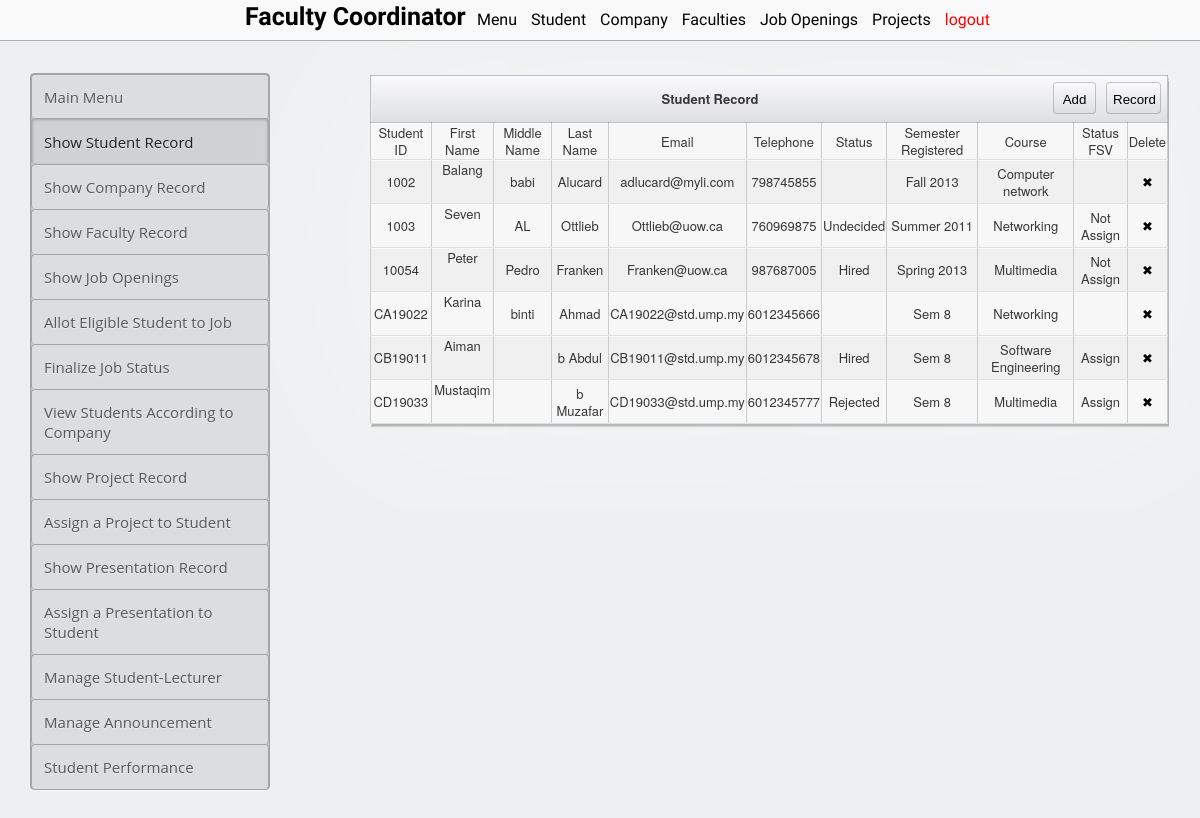
Page /coordinator/show_student.php on the committed database.
### tables this page shows
CREATE TABLE `student_details` (
  `STUDENT_ID` varchar(14) NOT NULL DEFAULT '',
  `FIRST_NAME` char(50) DEFAULT NULL,
  `MIDDLE_NAME` char(50) DEFAULT NULL,
  `LAST_NAME` char(50) DEFAULT NULL,
  `EMAIL` varchar(255) DEFAULT NULL,
  `TELEPHONE` varchar(11) DEFAULT NULL,
  `STATUS` varchar(20) DEFAULT NULL,
  `SEM_REG` varchar(50) DEFAULT NULL,
  `COURSE` varchar(50) DEFAULT NULL,
  `STATUS_FSV` varchar(20) DEFAULT NULL
);

### coordinator/show_student.php (the view, shortened to what this page needs)
<?php
echo "
<!DOCTYPE html>
<html lang='en'>
<head>
    <link rel='stylesheet' href='../style_admin.css'>
    <link rel='stylesheet' href='../table.css'>
</head>
<body>
  <nav id='nav'>
    <ul>
        <div id='logo'>
            <b>Faculty Coordinator</b>
        </div>
        <li><a href='coordinator.php'>Menu</a></li>
        <li><a href='show_student.php'>Student </a></li>
        <li><a href='show_company.php'>Company</a></li>
        <li><a href='show_faculty.php'>Faculties</a></li>
        <li><a href='job_opening_show.php'>Job Openings</a></li>
        <li><a href='project_show.php'>Projects</a></li>
        <li align='right' ><a href='../logout.php' style='color:red;'>logout</a></li>
    </ul>
</nav>
<div id='main'>
    <div id='left'>
        <div id='sidebar'>
            <div class='menu'>
                <a href='coordinator.php'>
                    <div class='menu menu-item' id='student_tc'>
                        Main Menu
                    </div>
                </a>
                <a href='show_student.php'>
                    <div class='menu menu-item' id='student_tc' style='box-shadow: inset 0px 1px 3px rgba(0,0,0,0.2), inset 0 0 3px rgba(0,0,0,0.05);
                    color: #212121;
                    margin-top: -1px;
                    padding-top: 13px;
                    background: rgba(0,0,0,0.06);'>
                        Show Student Record
                    </div>
                </a>
                <a href='show_company.php'>
                    <div class='menu menu-item' id='company_tc'>
                        Show Company Record
                    </div>
                </a>
                <a href='show_faculty.php'>
                    <div class='menu menu-item' id='faculty_tc'>
                        Show Faculty Record
                    </div>
                </a>
                <a href='job_opening_show.php'>
                    <div class='menu menu-item' id='company_tc'>
                        Show Job Openings
                    </div>
                </a>
                <a href='prospect_status_edit.php'>
                    <div class='menu menu-item' id='faculty_tc'>
                        Allot Eligible Student to Job
                    </div>
                </a>
                <a href='company_response_status.php' >
                    <div class='menu menu-item' id='faculty_tc'>
                        Finalize Job Status
                    </div>
                </a>
                <a href='company_student_selected.php' >
                    <div class='menu menu-item' id='faculty_tc'>
                        View Students According to Company
                    </div>
                </a>
                <a href='project_show.php'>
                    <div class='menu menu-item' id='faculty_tc'>
                        Show Project Record
                    </div>
                </a>
                <a href='project_allot.php'>
                    <div class='menu menu-item' id='faculty_tc'>
                        Assign a Project to Student
                    </div>
                </a>
                <a href='presentation_show.php'>
                    <div class='menu menu-item' id='faculty_tc'>
                        Show Presentation Record
                    </div>
                </a>
                <a href='presentation_allot.php'>
                    <div class='menu menu-item' id='faculty_tc'>
                        Assign a Presentation to Student
                    </div>
                </a>
                <a href='fsvsupervisor_student_selected.php'>
                    <div class='menu menu-item' id='student_tc'>
                        Manage Student-Lecturer
                    </div>
                </a>
                <a href='announcement.php'>
                    <div class='menu menu-item' id='faculty_tc'>
                        Manage Announcement
                    </div>
                </a>
                <a href='marks.php'>
                    <div class='menu menu-item' id='faculty_tc'>
                        Student Performance
                    </div>
                </a>
            </div>
        </div>
    </div>
</div>
<div id='right'>
    <div class='table_container'>
        <div class='sub-table-container' >
            <table class='tc' >
                <thead>
                    <tr>
                        <th class='tpl-bar-breadcrumbs' colspan='11'>Student Record
                            <a href='printshow_student.php' title='Print Student record'><button class='edit-button' style='visibility:visible;width: 55px;height: 32px;line-height: 32px;margin: 5px;'>Record</button></a>
                            <a href='student_add.php' title='Add a Student to record'><button class='edit-button' style='visibility:visible;width: 43px;height: 32px;line-height: 32px;margin: 5px;'>Add</button></a></th>
                        </tr>
                    </thead>
                    <tbody>
                        <tr class='row'>
                            <td class='item'>Student ID</td>
                            <td class='item'>First Name</td>
                            <td class='item'>Middle Name</td>
                            <td class='item'>Last Name</td>
                            <td class='item'>Email</td>
                            <td class='item'>Telephone</td>
                            <td class='item'>Status</td>
                            <td class='item'>Semester Registered</td>
                            <td class='item'>Course</td>
                            <td class='item'>Status FSV</td>
                            <td class='item'>Delete</td>
                        </tr>";
                        require "../connection.php";
                        $str="select * from student_details;";
                        $result=mysqli_query($con, $str);
                        $x=1;
                        while($row=mysqli_fetch_array($result)) {
                            if($x==1) {
                                $x=0;
                                echo "<tr   class='row'>
                                <td class='item alter'>$row[0]</td>
                                <td class='item alter'>$row[1]<a href='student_edit.php?student_id=$row[0]'><button class='edit-button' >Edit</button></a></td>
                                <td class='item alter'>$row[2]</td>
                                <td class='item alter'>$row[3]</td>
                                <td class='item alter'>$row[4]</td>
                                <td class='item alter'>$row[5]</td>
                                <td class='item alter'>$row[6]</td>
                                <td class='item alter'>$row[7]</td>
                                <td class='item alter'>$row[8]</td>
                                <td class='item alter'>$row[9]</td>
                                <td class='item alter'><a href='delete_record.php?file=show_student.php&table=student_details&pkey_name=student_id&key=$row[0]' title='Delete this student from record'>✖</a></td>
                            </tr>";
                        }
                        else {
                            $x=1;
                            echo "<tr   class='row'>
                            <td class='item'>$row[0]</td>
                            <td class='item'>$row[1]<a href='student_edit.php?student_id=$row[0]'><button class='edit-button' >Edit</button></a></td>
                            <td class='item'>$row[2]</td>
                            <td class='item'>$row[3]</td>
                            <td class='item'>$row[4]</td>
                            <td class='item'>$row[5]</td>
                            <td class='item'>$row[6]</td>
                            <td class='item'>$row[7]</td>
                            <td class='item'>$row[8]</td>
                            <td class='item'>$row[9]</td>
                            <td class='item'><a href='delete_record.php?file=show_student.php&table=student_details&pkey_name=student_id&key=$row[0]' title='Delete this student from record'>✖</a></td>
                        </tr>";
                    }
                }
                echo "
            </tbody>
        </table>
    </div>
</div>
</div>
</div>
</body>
</html>";
?>

### style_admin.css (style rules this page uses)
body, html { margin: 0px auto; width: 100%; }
#nav { position: fixed; height: 40px; width: 100%; font-family: "open sans light", "Helvetica Neue", Helvetica, arial, sans-serif; background: #F9F9F9; border-bottom: 1px solid #ADADAD; text-align: center; }
li { display: inline-block; padding-left: 5px; padding-right: 5px; padding-top: 10px; padding-bottom: 10px; }
a { color: black; text-decoration: none; }
#nav li { text-decoration: none; color: #000000; }
#nav ul { margin-top: 0px; }
#logo { display: inline; font-size: 25px; text-align: left; }
#main { padding-top: 43px; width: '100%'; margin: 0 auto; }
#left { float: left; width: 25%; }
#right { float: right; width: 75%; }
#nav { z-index:50; }
#main { z-index: 5; }

### coordinator/show_student.php (style rules this page uses)
body { font-family: 'open sans', 'Helvetica Neue', Helvetica, arial, sans-serif; background: #EDEFF0; }
.table_container table { width: 100%; }
td a { display:block; text-decoration:none; }

### rows in the picture
student_details: STUDENT_ID "1002", FIRST_NAME "Balang", MIDDLE_NAME "babi", LAST_NAME "Alucard", EMAIL "adlucard@myli.com", TELEPHONE "798745855", SEM_REG "Fall 2013", COURSE "Computer network"
student_details: STUDENT_ID "1003", FIRST_NAME "Seven", MIDDLE_NAME "AL", LAST_NAME "Ottlieb", EMAIL "Ottlieb@uow.ca", TELEPHONE "760969875", STATUS "Undecided", SEM_REG "Summer 2011", COURSE "Networking", STATUS_FSV "Not Assign"
student_details: STUDENT_ID "10054", FIRST_NAME "Peter", MIDDLE_NAME "Pedro", LAST_NAME "Franken", EMAIL "Franken@uow.ca", TELEPHONE "987687005", STATUS "Hired", SEM_REG "Spring 2013", COURSE "Multimedia", STATUS_FSV "Not Assign"
student_details: STUDENT_ID "CA19022", FIRST_NAME "Karina", MIDDLE_NAME "binti", LAST_NAME "Ahmad", EMAIL "CA19022@std.ump.my", TELEPHONE "6012345666", SEM_REG "Sem 8", COURSE "Networking"
student_details: STUDENT_ID "CB19011", FIRST_NAME "Aiman", LAST_NAME "b Abdul", EMAIL "CB19011@std.ump.my", TELEPHONE "6012345678", STATUS "Hired", SEM_REG "Sem 8", COURSE "Software Engineering", STATUS_FSV "Assign"
student_details: STUDENT_ID "CD19033", FIRST_NAME "Mustaqim", LAST_NAME "b Muzafar", EMAIL "CD19033@std.ump.my", TELEPHONE "6012345777", STATUS "Rejected", SEM_REG "Sem 8", COURSE "Multimedia", STATUS_FSV "Assign"
